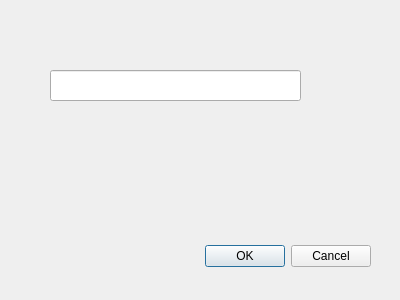
<?xml version="1.0" encoding="UTF-8"?>
<ui version="4.0">
 <class>Dialog</class>
 <widget class="QDialog" name="Dialog">
  <property name="geometry">
   <rect>
    <x>0</x>
    <y>0</y>
    <width>400</width>
    <height>300</height>
   </rect>
  </property>
  <property name="windowTitle">
   <string>Dialog</string>
  </property>
  <widget class="QDialogButtonBox" name="buttonBox">
   <property name="geometry">
    <rect>
     <x>30</x>
     <y>240</y>
     <width>341</width>
     <height>32</height>
    </rect>
   </property>
   <property name="orientation">
    <enum>Qt::Horizontal</enum>
   </property>
   <property name="standardButtons">
    <set>QDialogButtonBox::Cancel|QDialogButtonBox::Ok</set>
   </property>
  </widget>
  <widget class="QLineEdit" name="lineEdit">
   <property name="geometry">
    <rect>
     <x>50</x>
     <y>70</y>
     <width>251</width>
     <height>31</height>
    </rect>
   </property>
  </widget>
 </widget>
 <resources/>
 <connections>
  <connection>
   <sender>buttonBox</sender>
   <signal>accepted()</signal>
   <receiver>Dialog</receiver>
   <slot>accept()</slot>
   <hints>
    <hint type="sourcelabel">
     <x>248</x>
     <y>254</y>
    </hint>
    <hint type="destinationlabel">
     <x>157</x>
     <y>274</y>
    </hint>
   </hints>
  </connection>
  <connection>
   <sender>buttonBox</sender>
   <signal>rejected()</signal>
   <receiver>Dialog</receiver>
   <slot>reject()</slot>
   <hints>
    <hint type="sourcelabel">
     <x>316</x>
     <y>260</y>
    </hint>
    <hint type="destinationlabel">
     <x>286</x>
     <y>274</y>
    </hint>
   </hints>
  </connection>
 </connections>
</ui>
